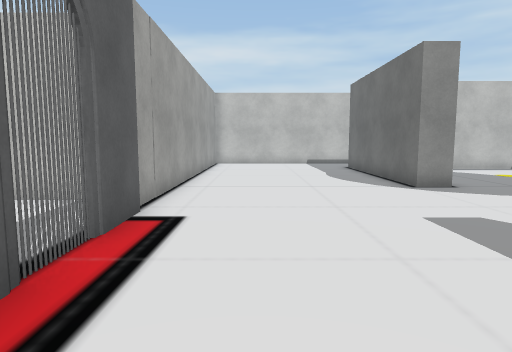
[1] (above)

24 first-person views from a walk through a scene from a Unity 3-D project. The camera is 1.3 m above the floor, tilts 6° down and sees 75° across. The floor is counted in squares, 1 m on a side. Each view is taken from the middle of a square. On the plan, view 1 faces up. The plan holds only what a view shows up to about 14 squares ahead; the rest is blank. The place goes on beyond the plan. The player character is not drawn. Some surface patterns are stand-ins.

[2]
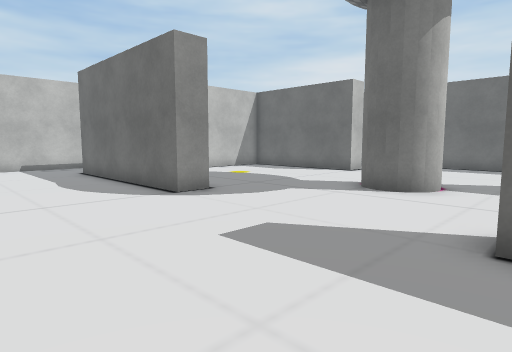

[3]
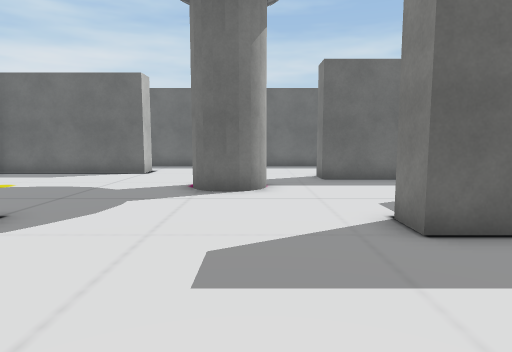

[4]
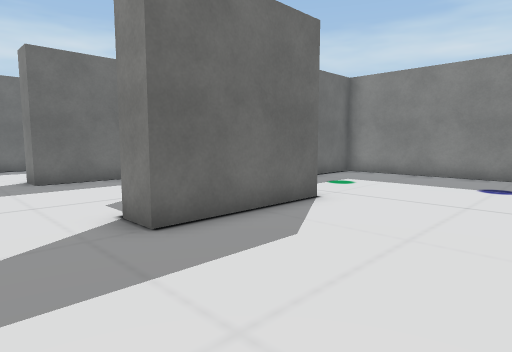

[5]
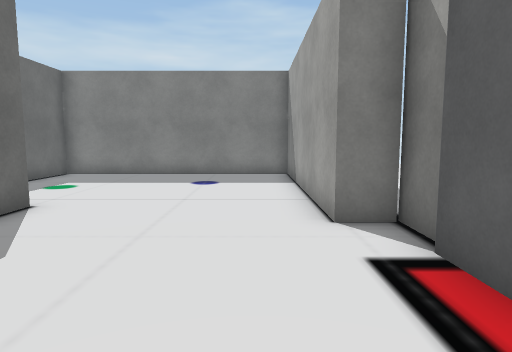

[6]
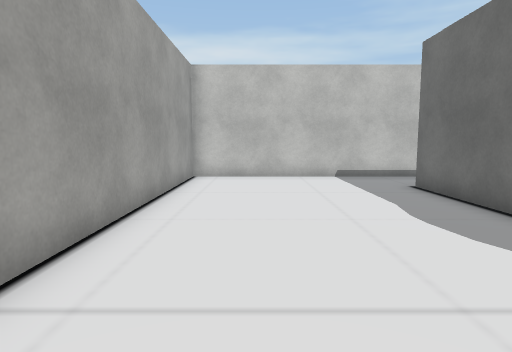

[7]
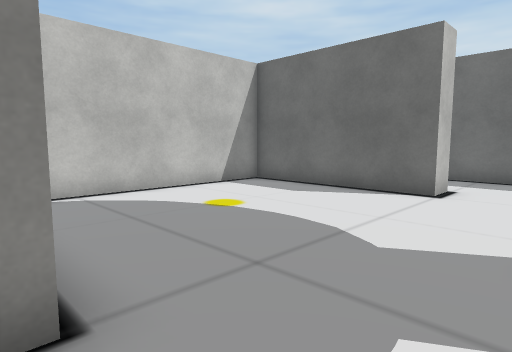

[8]
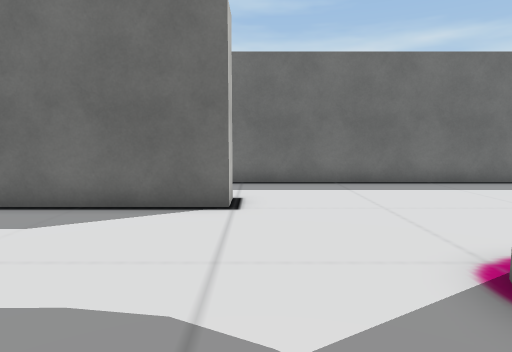

[9]
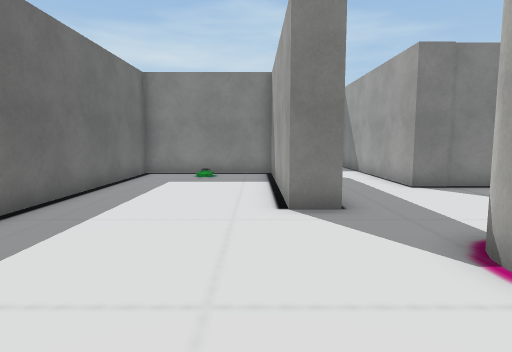

[10]
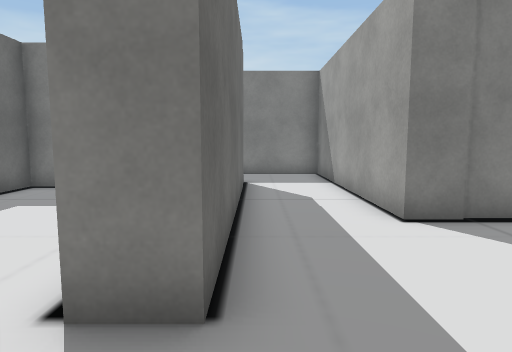

[11]
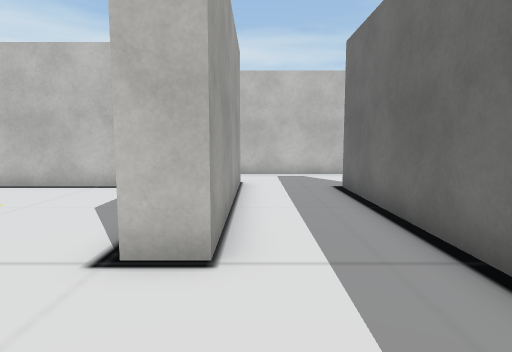

[12]
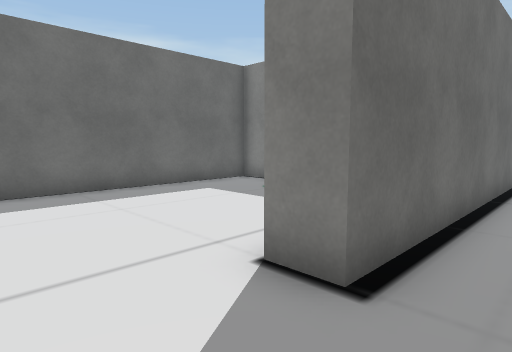

[13]
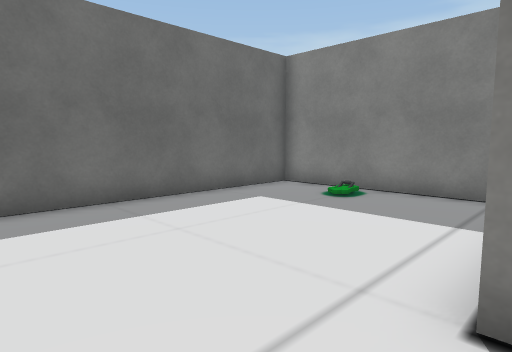

[14]
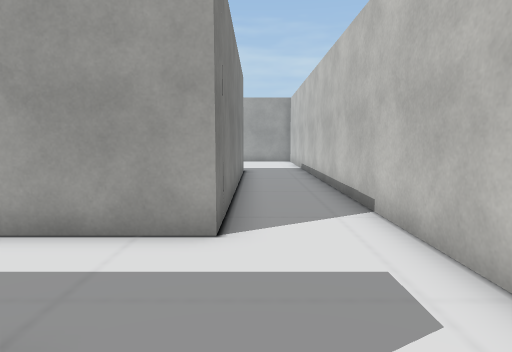

[15]
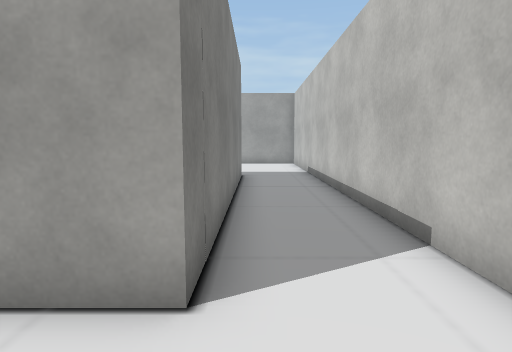

[16]
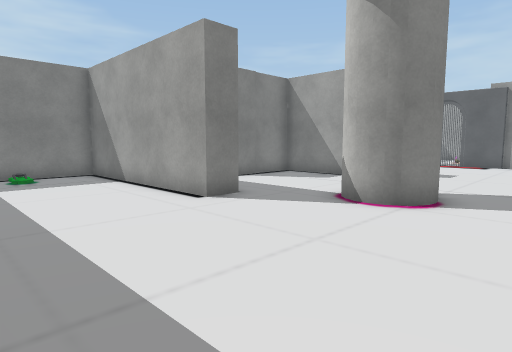

[17]
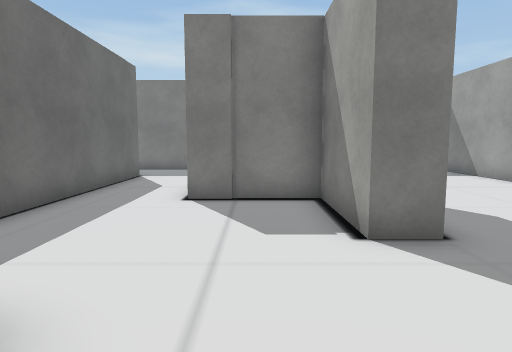

[18]
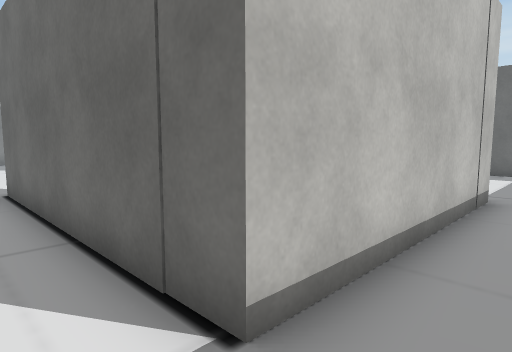

[19]
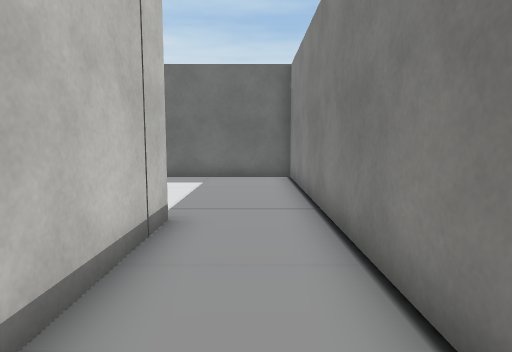

[20]
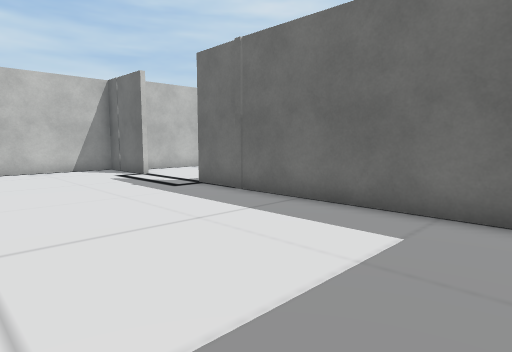

[21]
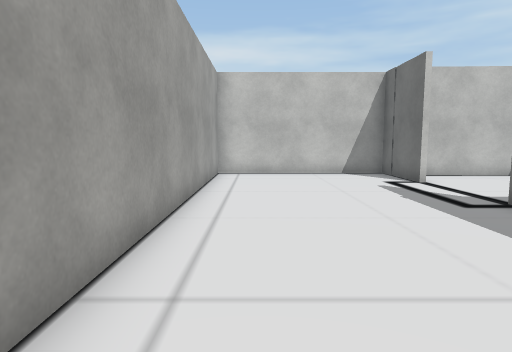

[22]
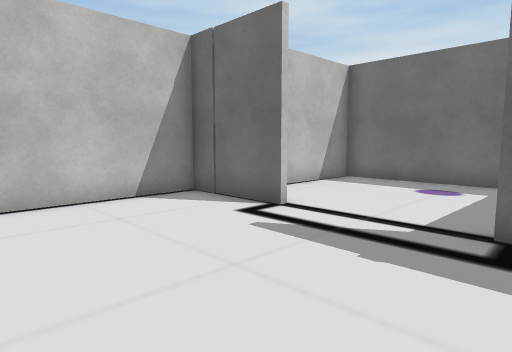

[23]
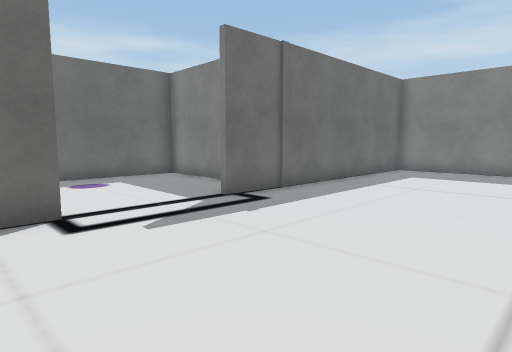

[24]
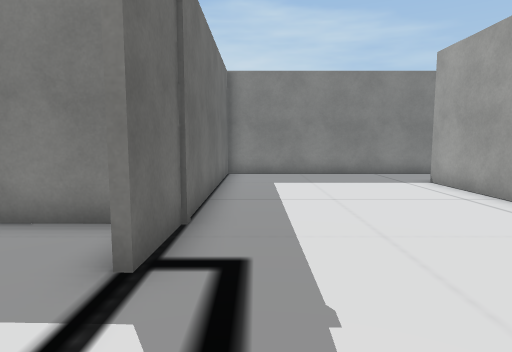

### Floor plan
Points are (right, up) in squares from view 1. A wall is a line through its corners. A room is listed if a view was taken in it or the views show most of it. See-through windows are left out.
Room 1 (views 1, 2, 3, 4, 5, 6, 7, 8, 9, 10, 11, 12, 13, 14, 15, 16, 17, 18, 19)
walls: (8.8, 6.5) (9.2, 6.8); (10.4, 6.1) (10.5, 5.6) (10.2, 5); (9, 4.8) (8.6, 5.3); (9.3, 4.7) (8.6, 5.1) (8.5, 5.9) (8.8, 6.7) (9.6, 6.8) (10.1, 6.6); (9.9, 4.8) (9.5, 4.7) (9.2, 4.7); (5.6, 9.5) (4.5, 9.5) (4.5, 16.5) (14.5, 16.5) (14.5, 9.5) (13.5, 9.5) (13.5, 15.5) (6.9, 15.5); (4.5, -1.6) (4.5, 2.7) (5.5, 2.7) (5.5, -0.5) (8.5, -0.5) (8.5, -8.3) (11.5, -8.3); (19.5, 9.5) (25.1, 9.5) (25.1, 17.1); (-2.2, 6.1) (-2.2, 4.4); (-2.2, 3) (-2.2, 1.1); (-2.2, 0.9) (-2.2, -0.3) (-1.3, -0.3) (-1.3, -8.3) (7.5, -8.3) (7.5, -5.9); (18.5, 19.2) (-2.3, 19.2) (-2.2, 6.5); (18.5, -5.5) (11.4, -5.5) (11.4, 2.7) (12.4, 2.7) (12.4, -4.5) (17.5, -4.5) (17.5, 15.4) (18.5, 15.4); (14.5, -8.3) (18.4, -8.3)
ways out: opening at (18, -6.5) to room 2; gap at (-2, 3)
objects: other object (-2, 4)
Room 2 (views 20, 21, 22, 23, 24)
walls: (26.2, -0.2) (31.1, -0.3) (31.1, 7.4) (26.3, 7.5); (25.1, 5.4) (25.1, 8.5) (18.5, 8.5) (18.5, -5.5); (18.4, -8.3) (25.1, -8.3) (25.1, 1.9)
ways out: opening at (18, -6.5) to room 1

Positions as (right, up) in squares from view 1, and headings:
1: (0, 0), facing up
2: (0, 2), facing up-right
3: (0, 5), facing right
4: (0, 5), facing down-right
5: (0, 5), facing down
6: (0, 7), facing up
7: (5, 7), facing up-right
8: (7, 9), facing right
9: (13, 9), facing down
10: (11, 5), facing down
11: (15, 6), facing up
12: (16, 18), facing down-right
13: (18, 18), facing down-right
14: (19, 17), facing left
15: (17, 17), facing left
16: (17, 9), facing down-left
17: (7, 7), facing down
18: (10, -7), facing up-right
19: (13, -7), facing right
20: (19, -7), facing up-right
21: (20, -5), facing up
22: (20, 1), facing up-right
23: (19, 7), facing down-right
24: (24, 5), facing down
